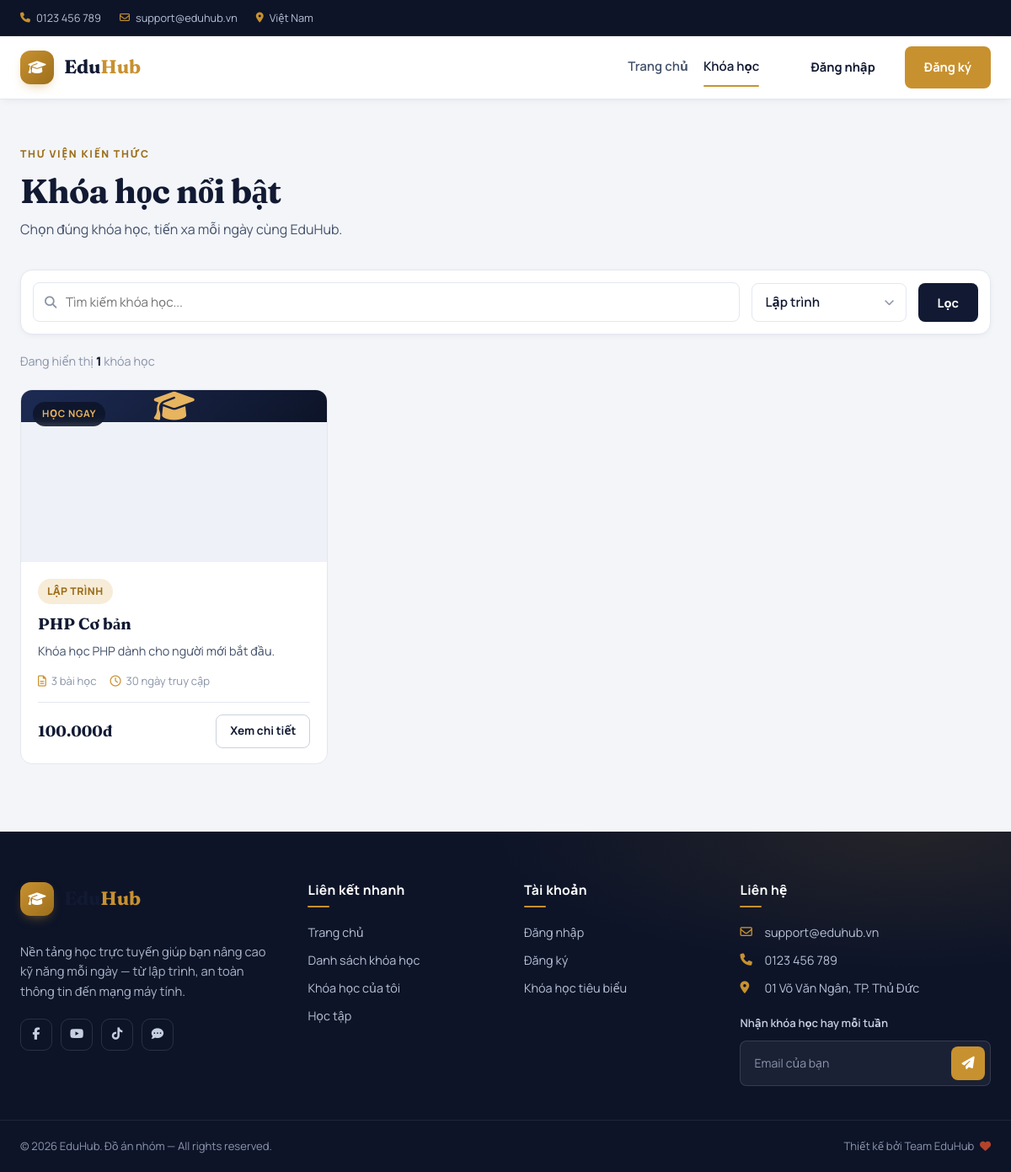
/courses.php?category=1, run on the app's committed database.
### tables this page shows
CREATE TABLE courses (
    id INT UNSIGNED AUTO_INCREMENT PRIMARY KEY,

    category_id INT UNSIGNED DEFAULT NULL,

    title VARCHAR(255) NOT NULL,

    slug VARCHAR(255) NOT NULL UNIQUE,

    description TEXT,

    thumbnail VARCHAR(255) DEFAULT NULL,

    price DECIMAL(12,2)
        NOT NULL DEFAULT 0,

    duration_days INT
        NOT NULL DEFAULT 30,

    status ENUM(
        'draft',
        'published'
    )
    NOT NULL DEFAULT 'published',

    created_at TIMESTAMP
        DEFAULT CURRENT_TIMESTAMP,

    updated_at TIMESTAMP
        DEFAULT CURRENT_TIMESTAMP
        ON UPDATE CURRENT_TIMESTAMP,

    CONSTRAINT fk_courses_category
        FOREIGN KEY (category_id)
        REFERENCES categories(id)
        ON DELETE SET NULL
);

CREATE TABLE categories (
    id INT UNSIGNED AUTO_INCREMENT PRIMARY KEY,

    name VARCHAR(100) NOT NULL UNIQUE,

    slug VARCHAR(120) NOT NULL UNIQUE,

    description TEXT,

    created_at TIMESTAMP
        DEFAULT CURRENT_TIMESTAMP
);

### includes/db.php (called while the page is built, shortened)
<?php
if (!function_exists('url')) {
    function url(string $path = ''): string
    {
        return BASE_URL . '/' . $path;
    }
}
if (!function_exists('e')) {
    function e(?string $value): string
    {
        return htmlspecialchars((string)$value, ENT_QUOTES, 'UTF-8');
    }
}
if (!function_exists('money')) {
    function money($amount): string
    {
        return number_format((float)$amount, 0, ',', '.') . 'đ';
    }
}
if (!function_exists('priceLabel')) {
    function priceLabel($amount): string
    {
        return (float)$amount <= 0 ? 'Miễn phí' : money($amount);
    }
}

### courses.php (the view, shortened to what this page needs)
<?php
require_once __DIR__ . '/includes/head.php';
require_once __DIR__ . '/includes/header.php';
$q    = trim($_GET['q'] ?? '');
$cat  = (int)($_GET['category'] ?? 0);
$page = max(1, (int)($_GET['page'] ?? 1));
$cats = $pdo->query("SELECT id, name FROM categories ORDER BY name")->fetchAll();
$where  = ["c.status = 'published'"];
$params = [];
if ($cat > 0) {
    $where[]  = "c.category_id = ?";
    $params[] = $cat;
}
$whereSql = implode(' AND ', $where);
$countStmt = $pdo->prepare("SELECT COUNT(*) FROM courses c WHERE $whereSql");
$countStmt->execute($params);
$total = (int)$countStmt->fetchColumn();
$perPage = 6;
$offset = ($page - 1) * $perPage;
$stmt = $pdo->prepare(
    "SELECT c.*, cat.name AS category_name,
            (SELECT COUNT(*) FROM lessons l WHERE l.course_id = c.id) AS lesson_count
     FROM courses c
     LEFT JOIN categories cat ON cat.id = c.category_id
     WHERE $whereSql
     ORDER BY c.created_at DESC, c.id DESC
     LIMIT $perPage OFFSET $offset"
);
$stmt->execute($params);
$courses = $stmt->fetchAll();
?>
<div class="courses-page">
    <div class="container">
        <div class="page-head">
            <span class="eyebrow">Thư viện kiến thức</span>
            <h1 class="page-title">Khóa học nổi bật</h1>
            <p class="page-sub">Chọn đúng khóa học, tiến xa mỗi ngày cùng EduHub.</p>
        </div>
        <form class="filter-bar" method="get">
            <div class="search-field">
                <i class="fa-solid fa-magnifying-glass"></i>
                <input type="text" name="q" value="<?= e($q) ?>" placeholder="Tìm kiếm khóa học...">
            </div>
            <div class="select-field">
                <select name="category">
                    <?php foreach ($cats as $c): ?>
                        <option value="<?= (int)$c['id'] ?>" <?= $cat === (int)$c['id'] ? 'selected' : '' ?>>
                            <?= e($c['name']) ?>
                        </option>
                    <?php endforeach; ?>
                </select>
            </div>
            <button type="submit" class="btn btn-primary">Lọc</button>
        </form>
        <p class="result-count">Đang hiển thị <strong><?= $total ?></strong> khóa học</p>
        <?php if ($courses): ?>
            <div class="course-grid">
                <?php foreach ($courses as $c):
                    $hasThumb  = trim((string)($c['thumbnail'] ?? ''));
                    $thumbUrl  = $hasThumb !== '' ? url($c['thumbnail']) : '';
                    $detailUrl = url('course-detail.php?id=' . (int)$c['id']);
                    $free      = (float)$c['price'] <= 0;
                ?>
                    <article class="course-card">
                        <a href="<?= $detailUrl ?>" class="course-media">
                            <?php if ($thumbUrl !== ''): ?>
                                <img src="<?= e($thumbUrl) ?>" alt="<?= e($c['title']) ?>" loading="lazy">
                            <?php else: ?>
                                <div class="course-media--ph"><i class="fa-solid fa-graduation-cap"></i></div>
                            <?php endif; ?>
                            <span class="course-badge"><?= $free ? 'Miễn phí' : 'Học ngay' ?></span>
                        </a>
                        <div class="course-body">
                            <span class="course-category"><?= e($c['category_name'] ?? 'Đa kỹ năng') ?></span>
                            <h3 class="course-title"><a href="<?= $detailUrl ?>"><?= e($c['title']) ?></a></h3>
                            <p class="course-desc"><?= e(mb_strimwidth((string)($c['description'] ?? ''), 0, 110, '…')) ?></p>
                            <div class="course-meta">
                                <span><i class="fa-regular fa-file-lines"></i> <?= (int)$c['lesson_count'] ?> bài học</span>
                                <span><i class="fa-regular fa-clock"></i> <?= (int)$c['duration_days'] ?> ngày truy cập</span>
                            </div>
                            <div class="course-footer">
                                <span class="course-price <?= $free ? 'free' : '' ?>"><?= priceLabel($c['price']) ?></span>
                                <a href="<?= $detailUrl ?>" class="btn btn-outline btn-sm">Xem chi tiết</a>
                            </div>
                        </div>
                    </article>
                <?php endforeach; ?>
            </div>
        <?php endif; ?>
    </div>
</div>
<?php require_once __DIR__ . '/includes/footer.php'; ?>

### data on the page
courses: shows "HỌC NGAY", category.name "LẬP TRÌNH", title "PHP Cơ bản", description "Khóa học PHP dành cho người mới bắt đầu.", lesson_count "3", duration_days "30", price "100.000đ"

### other printed values
$total "1"
form field category "Lập trình"
